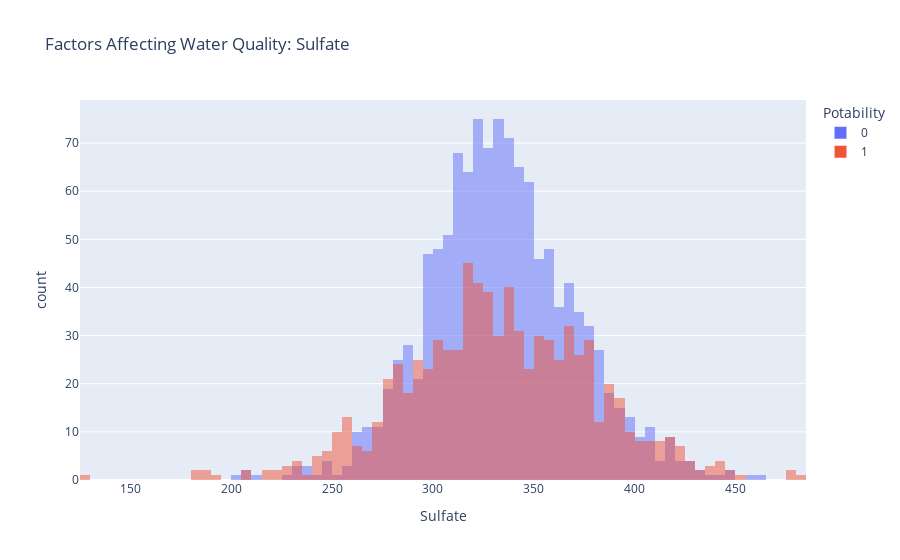

Notebook cell for this chart:
### Code cell
px.histogram(df, x = "Sulfate",color = "Potability", barmode="overlay",title= "Factors Affecting Water Quality: Sulfate")

### Figure 1 — Plotly figure (JSON) as saved in the notebook; plotly's stock layout.template omitted (floating-point values rounded to 4 significant figures; data arrays with more than 128 entries replaced by an {"elided": "..."} marker saying what was removed)
{"data": [{"alignmentgroup": "True", "bingroup": "x", "hovertemplate": "Potability=0<br>Sulfate=%{x}<br>count=%{y}<extra></extra>", "legendgroup": "0", "marker": {"color": "#636efa", "opacity": 0.5, "pattern": {"shape": ""}}, "name": "0", "offsetgroup": "0", "orientation": "v", "showlegend": true, "type": "histogram", "x": {"elided": "1200 float values"}, "xaxis": "x", "yaxis": "y"}, {"alignmentgroup": "True", "bingroup": "x", "hovertemplate": "Potability=1<br>Sulfate=%{x}<br>count=%{y}<extra></extra>", "legendgroup": "1", "marker": {"color": "#EF553B", "opacity": 0.5, "pattern": {"shape": ""}}, "name": "1", "offsetgroup": "1", "orientation": "v", "showlegend": true, "type": "histogram", "x": {"elided": "811 float values"}, "xaxis": "x", "yaxis": "y"}], "layout": {"barmode": "overlay", "legend": {"title": {"text": "Potability"}, "tracegroupgap": 0}, "title": {"text": "Factors Affecting Water Quality: Sulfate"}, "xaxis": {"anchor": "y", "domain": [0, 1], "title": {"text": "Sulfate"}}, "yaxis": {"anchor": "x", "domain": [0, 1], "title": {"text": "count"}}}}
